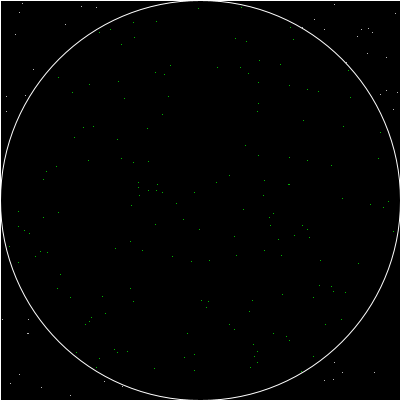
Frame 1 (no input)
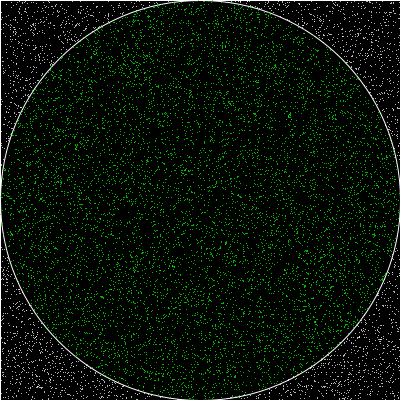
Frame 60 (the mouse pressed at the canvas centre just before this capture)
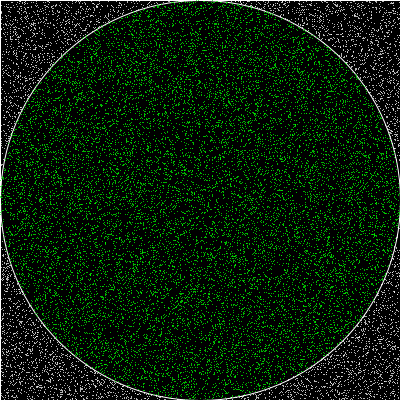
Frame 120 (the mouse held since frame 60 and released just before this capture)

The Processing sketch that drew these frames (run headless with seeded random() and noise(); from frame 60 on, the mouse is pressed at the canvas centre):

// Processing sketch: pi_calc_with_random
// ── pi_calc_with_random.pde
void setup(){
  size(400, 400);
  r = width/2;
  background(0);
  translate(width/2, height/2);
  stroke(255);
  strokeWeight(1);
  noFill();
  ellipse(0, 0, r*2, r*2);
  rectMode(CENTER);
  rect(0, 0, r*2, r*2);
}
int r;
int total = 0;
int circle = 0;

void draw(){
  translate(width/2, height/2);
  for(int i = 0; i < 200; i++){
    float x = random(-r, r);
    float y = random(-r, r);
    if((double)x*(double)x + (double)y*(double)y < (double)r*(double)r){
      stroke(0, 255, 0);
      circle++;
    }else{
      stroke(255);
    }
    total++;
    point(x, y);
  }
  double pi = (double)4 * ((double)circle / (double)total);
  println(pi);
}
